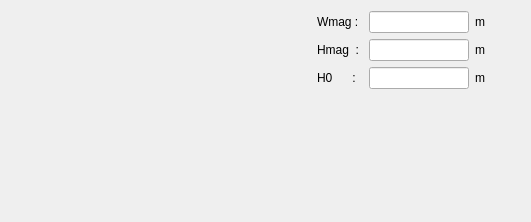
<?xml version="1.0" encoding="UTF-8"?>
<ui version="4.0">
 <class>PMagnet12</class>
 <widget class="QWidget" name="PMagnet12">
  <property name="geometry">
   <rect>
    <x>0</x>
    <y>0</y>
    <width>531</width>
    <height>222</height>
   </rect>
  </property>
  <property name="minimumSize">
   <size>
    <width>0</width>
    <height>0</height>
   </size>
  </property>
  <property name="windowTitle">
   <string>Form</string>
  </property>
  <layout class="QHBoxLayout" name="horizontalLayout">
   <item>
    <widget class="QLabel" name="img_magnet">
     <property name="minimumSize">
      <size>
       <width>300</width>
       <height>200</height>
      </size>
     </property>
     <property name="maximumSize">
      <size>
       <width>550</width>
       <height>350</height>
      </size>
     </property>
     <property name="text">
      <string/>
     </property>
     <property name="pixmap">
      <pixmap resource="../../../../Resources/pyleecan.qrc">:/images/images/MachineSetup/P_Magnet/Surface Magnet type 12.PNG</pixmap>
     </property>
     <property name="scaledContents">
      <bool>true</bool>
     </property>
    </widget>
   </item>
   <item>
    <layout class="QVBoxLayout" name="verticalLayout">
     <item>
      <layout class="QGridLayout" name="gridLayout">
       <item row="0" column="1">
        <widget class="FloatEdit" name="lf_Wmag">
         <property name="minimumSize">
          <size>
           <width>100</width>
           <height>0</height>
          </size>
         </property>
         <property name="maximumSize">
          <size>
           <width>100</width>
           <height>16777215</height>
          </size>
         </property>
        </widget>
       </item>
       <item row="2" column="0">
        <widget class="QLabel" name="in_H0">
         <property name="text">
          <string>H0      :</string>
         </property>
        </widget>
       </item>
       <item row="1" column="2">
        <widget class="QLabel" name="unit_Hmag">
         <property name="text">
          <string>m</string>
         </property>
        </widget>
       </item>
       <item row="1" column="1">
        <widget class="FloatEdit" name="lf_Hmag">
         <property name="minimumSize">
          <size>
           <width>100</width>
           <height>0</height>
          </size>
         </property>
         <property name="maximumSize">
          <size>
           <width>100</width>
           <height>16777215</height>
          </size>
         </property>
        </widget>
       </item>
       <item row="0" column="2">
        <widget class="QLabel" name="unit_Wmag">
         <property name="text">
          <string>m</string>
         </property>
        </widget>
       </item>
       <item row="2" column="1">
        <widget class="FloatEdit" name="lf_H0">
         <property name="minimumSize">
          <size>
           <width>100</width>
           <height>0</height>
          </size>
         </property>
         <property name="maximumSize">
          <size>
           <width>100</width>
           <height>16777215</height>
          </size>
         </property>
        </widget>
       </item>
       <item row="1" column="0">
        <widget class="QLabel" name="in_Hmag">
         <property name="text">
          <string>Hmag  :</string>
         </property>
        </widget>
       </item>
       <item row="2" column="2">
        <widget class="QLabel" name="unit_H0">
         <property name="text">
          <string>m</string>
         </property>
        </widget>
       </item>
       <item row="0" column="0">
        <widget class="QLabel" name="in_Wmag">
         <property name="text">
          <string>Wmag :</string>
         </property>
        </widget>
       </item>
      </layout>
     </item>
     <item>
      <widget class="WMagnetOut" name="w_out" native="true"/>
     </item>
     <item>
      <spacer name="verticalSpacer">
       <property name="orientation">
        <enum>Qt::Vertical</enum>
       </property>
       <property name="sizeHint" stdset="0">
        <size>
         <width>17</width>
         <height>18</height>
        </size>
       </property>
      </spacer>
     </item>
    </layout>
   </item>
  </layout>
 </widget>
 <customwidgets>
  <customwidget>
   <class>FloatEdit</class>
   <extends>QLineEdit</extends>
   <header>......GUI/Tools/FloatEdit.h</header>
  </customwidget>
  <customwidget>
   <class>WMagnetOut</class>
   <extends>QWidget</extends>
   <header>......GUI.Dialog.DMachineSetup.SMagnet.WMagnetOut.WMagnetOut.h</header>
   <container>1</container>
  </customwidget>
 </customwidgets>
 <tabstops>
  <tabstop>lf_Wmag</tabstop>
  <tabstop>lf_Hmag</tabstop>
  <tabstop>lf_H0</tabstop>
 </tabstops>
 <resources>
  <include location="../../../../Resources/pyleecan.qrc"/>
  <include location="../../../../Resources/pyleecan.qrc"/>
  <include location="../../../../Resources/pyleecan.qrc"/>
 </resources>
 <connections/>
</ui>
